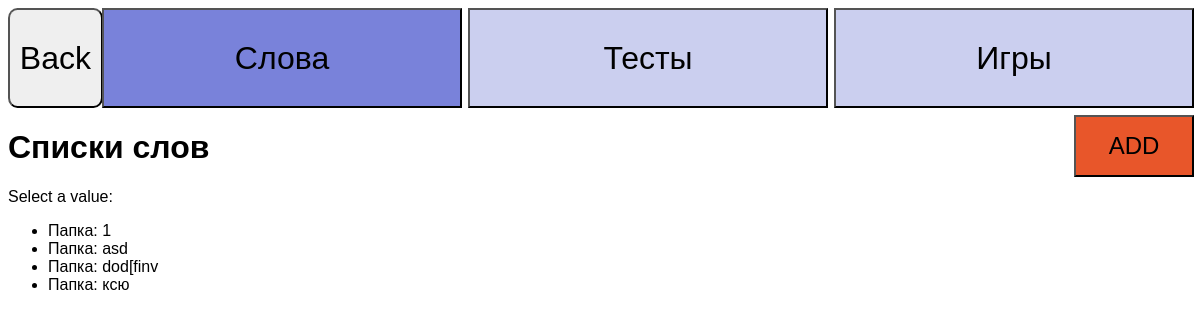
/words, run on an earlier commit of the app's database.
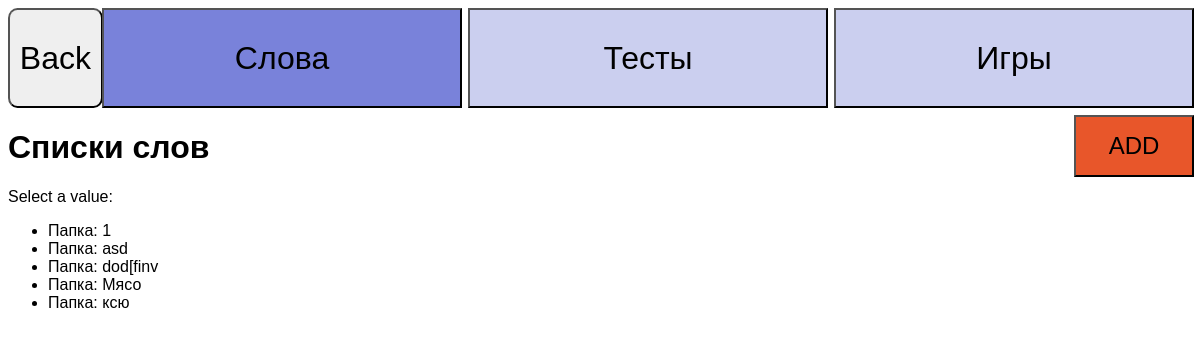
And on a later commit of the database.
### tables this page shows
CREATE TABLE words ( word TEXT NOT NULL, perevod TEXT NOT NULL, class INTEGER, unit INTEGER, id INTERE PRIMARY KEY);

### site.py (the view)
@app.route('/words')
def words():
    conn = sqlite3.connect("app.db")
    cursor = conn.cursor()
    query = "SELECT word, perevod, class, unit FROM words ORDER BY class"
    cursor.execute(query)
    data = cursor.fetchall()
    print(data)
    conn.close()
    items = {}
    for i in data:
        try:
            tmp = items[i[2]]
        except:
            items[i[2]] = {}
        try:
            items[i[2]][i[3]].append([i[0],i[1]])
        except:
            items[i[2]][i[3]] = []
            items[i[2]][i[3]].append([i[0],i[1]])
    print(items)
    return render_template("words.html", items=items)

### templates/words.html (shortened to what this page needs)
<!DOCTYPE html>
<html>
<head>
</head>
<body>
  <button id="back" class="back">
    Back
  </button>
  <button id="words" class="top_menu" style="background-color: #7982DA; right: 61.5%;">
    Слова
  </button>
  <button id="tests" class="top_menu" style="right: 31%;">
    Тесты
  </button>
  <button id="games" class="top_menu" style="right: 0.5%;">
    Игры
  </button>
<button id="add" class="add"> ADD</button>
  <h1>Списки слов </h1>
 <p>Select a value:</p>
  <ul class="collapsible">
    {% for class in items.keys() %}
      <li>Папка:  {{ class }}
    {% endfor %}
  </ul>
</body>
</html>

### templates/words.html (style rules this page uses)
.back { border-radius: 10%; height: 100px; width: 8%; text-align: center; font-size: 200%; }
.top_menu { height: 100px; width: 30%; font-size: 200%; background-color: #CBCFEF; position: absolute; }
* { font-family: sans-serif; }
.add { position: absolute; right: 0.5%; top: 115px; height: 7.75%; width: 10%; font-size: 150%; background-color: #e8562a; }

What changed in the data, as far as the page shows it:
added words: class "Мясо"
